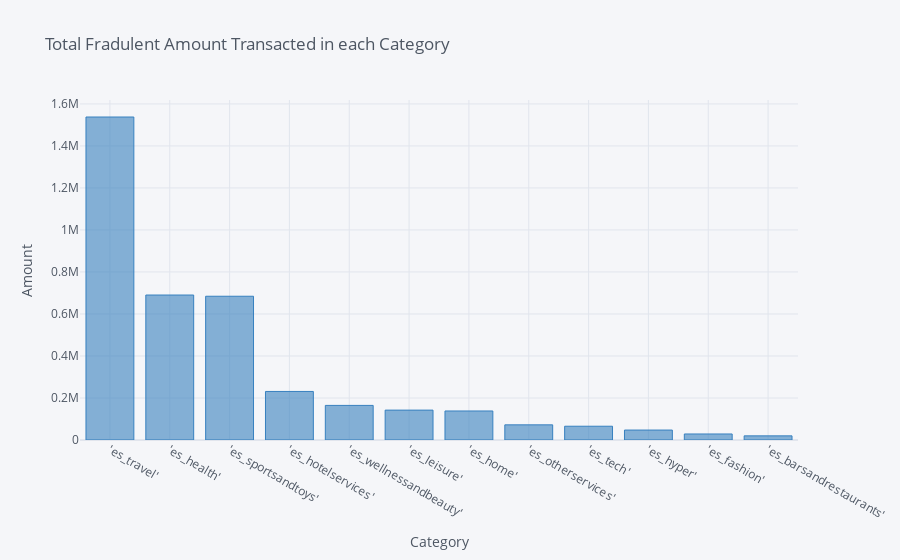

Notebook code for this chart:
### Code cell
fraud_df.groupby('category')['amount'].sum().sort_values(ascending=False).iplot(kind = 'bar',
                                                  xTitle = 'Category',
                                                  yTitle = 'Amount',
                                                  title = 'Total Fradulent Amount Transacted in each Category',
                                                  color = 'blue')

### Figure 1 — Plotly figure (JSON) as saved in the notebook; plotly's stock layout.template omitted (floating-point values rounded to 4 significant figures)
{"data": [{"marker": {"color": "rgba(55, 128, 191, 0.6)", "line": {"color": "rgba(55, 128, 191, 1.0)", "width": 1}}, "name": "amount", "orientation": "v", "text": "", "type": "bar", "x": ["'es_travel'", "'es_health'", "'es_sportsandtoys'", "'es_hotelservices'", "'es_wellnessandbeauty'", "'es_leisure'", "'es_home'", "'es_otherservices'", "'es_tech'", "'es_hyper'", "'es_fashion'", "'es_barsandrestaurants'"], "y": [1538000.0, 690300.0, 684500.0, 231200.0, 164700.0, 142300.0, 138200.0, 72160.0, 65610.0, 47390.0, 28650.0, 19690.0]}], "layout": {"legend": {"bgcolor": "#F5F6F9", "font": {"color": "#4D5663"}}, "paper_bgcolor": "#F5F6F9", "plot_bgcolor": "#F5F6F9", "title": {"font": {"color": "#4D5663"}, "text": "Total Fradulent Amount Transacted in each Category"}, "xaxis": {"gridcolor": "#E1E5ED", "showgrid": true, "tickfont": {"color": "#4D5663"}, "title": {"font": {"color": "#4D5663"}, "text": "Category"}, "zerolinecolor": "#E1E5ED"}, "yaxis": {"gridcolor": "#E1E5ED", "showgrid": true, "tickfont": {"color": "#4D5663"}, "title": {"font": {"color": "#4D5663"}, "text": "Amount"}, "zerolinecolor": "#E1E5ED"}}}
